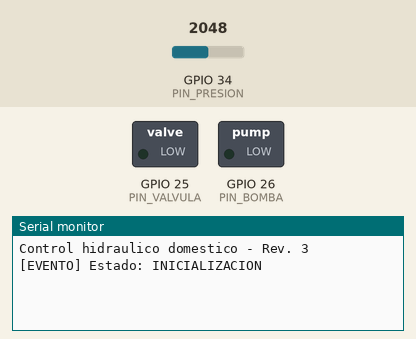
This sketch was run on a simulated ESP32. Parts: switched loads named in the sketch (green lamp = pin HIGH), the last lines printed to the serial monitor. The inputs (shaded band) are chosen by the test bench; at power-on: GPIO 34 (PIN_PRESION) = 2048 (analog values on the 0–4095 scale).

Above: at 2.7 s.
2.8 s: GPIO 34 (PIN_PRESION) set to 3529
At 3.8 s:
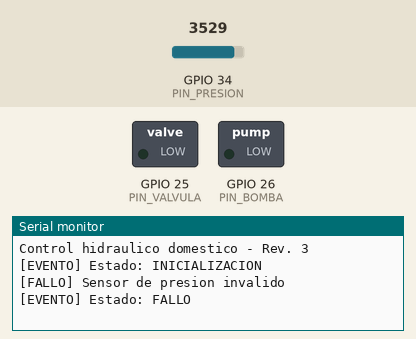
5.8 s: GPIO 34 (PIN_PRESION) set to 3408
At 10.4 s:
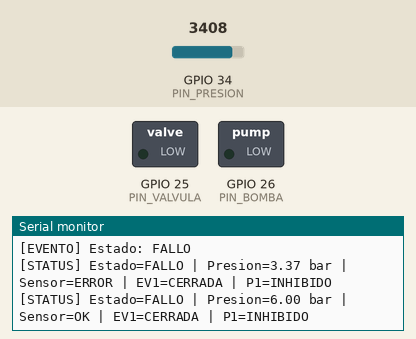

Measured:
- the behaviour switches between 3464 and 3463 on GPIO 34 (PIN_PRESION) (found by bisection; images 1 and 2)
- after the input at 2.8 s, the serial monitor: prints a new line at once (image 1)
- after the input at 5.8 s, the serial monitor: prints a new line after 4.2 s (image 2)

The sketch:

main.ino
```cpp
#include <Arduino.h>

// ========================================================
// CONFIGURACION DE HARDWARE
// ========================================================

constexpr uint8_t PIN_PRESION = 34;
constexpr uint8_t PIN_VALVULA = 25;
constexpr uint8_t PIN_BOMBA   = 26;
constexpr uint8_t PIN_NIVEL   = 27;
constexpr uint8_t PIN_CIERRE  = 32;

// Sensores adicionales
constexpr bool USAR_SENSOR_NIVEL  = false;
constexpr bool USAR_SENSOR_CIERRE = false;

// Polaridad de las etapas de potencia
constexpr uint8_t RELE_ACTIVO   = HIGH;
constexpr uint8_t RELE_INACTIVO = LOW;

// ========================================================
// CONFIGURACION HIDRAULICA
// ========================================================

// Umbrales provisionales, expresados en bar.
constexpr float PRESION_BAJA = 0.5;
constexpr float PRESION_ALTA = 1.0;

// Sensor analogico de ejemplo:
// Rango: 0-6 bar
// Alimentacion: 5 V
// Salida: 0.5-4.5 V

constexpr float SENSOR_BAR_MAX = 6.0;
constexpr float SENSOR_V_MIN   = 0.5;
constexpr float SENSOR_V_MAX   = 4.5;

// Divisor resistivo:
// R1 = 10 kOhm
// R2 = 15 kOhm
constexpr float DIVISOR = 0.6;

// ========================================================
// TEMPORIZADORES (milisegundos)
// ========================================================

constexpr uint32_t TIEMPO_PERDIDA     = 5000;
constexpr uint32_t TIEMPO_RECUPERACION = 10000;
constexpr uint32_t TIEMPO_CIERRE      = 3000;
constexpr uint32_t TIMEOUT_CIERRE     = 10000;
constexpr uint32_t TIEMPO_REPOSO      = 3000;
constexpr uint32_t INTERVALO_LECTURA  = 100;
constexpr uint32_t INTERVALO_LOG      = 5000;

// ========================================================
// MAQUINA DE ESTADOS
// ========================================================

enum class Estado {
    INICIALIZACION,
    RED_PUBLICA,
    AISLAMIENTO,
    TINACO,
    RESTAURACION,
    FALLO
};

Estado estado = Estado::INICIALIZACION;

uint32_t inicioEstado = 0;
uint32_t ultimaLectura = 0;
uint32_t ultimoLog = 0;

float presion = 0.0;
bool sensorValido = false;

bool presionAlta = false;
bool presionBaja = false;

uint32_t inicioPresionAlta = 0;
uint32_t inicioPresionBaja = 0;

bool valvulaAbierta = false;
bool bombaHabilitada = false;

// ========================================================
// FUNCIONES DE CONTROL
// ========================================================

void controlarValvula(bool abrir) {
    // Interbloqueo: nunca abrir con bomba habilitada.
    if (abrir && bombaHabilitada) {
        return;
    }

    digitalWrite(
        PIN_VALVULA,
        abrir ? RELE_ACTIVO : RELE_INACTIVO
    );

    valvulaAbierta = abrir;
}

bool nivelSuficiente() {
    if (!USAR_SENSOR_NIVEL) {
        return true;
    }

    // Contacto cerrado a GND = nivel suficiente.
    return digitalRead(PIN_NIVEL) == LOW;
}

bool cierreConfirmado() {
    if (!USAR_SENSOR_CIERRE) {
        return true;
    }

    // Contacto cerrado a GND = valvula cerrada.
    return digitalRead(PIN_CIERRE) == LOW;
}

void controlarBomba(bool habilitar) {
    if (habilitar) {
        if (valvulaAbierta ||
            !nivelSuficiente() ||
            !cierreConfirmado() ||
            !sensorValido) {
            habilitar = false;
        }
    }

    digitalWrite(
        PIN_BOMBA,
        habilitar ? RELE_ACTIVO : RELE_INACTIVO
    );

    bombaHabilitada = habilitar;
}

void estadoSeguro() {
    controlarBomba(false);
    controlarValvula(false);
}

// ========================================================
// SENSOR DE PRESION
// ========================================================

bool leerPresion(float &resultado) {
    uint32_t acumulado = 0;

    for (int i = 0; i < 16; i++) {
        acumulado += analogReadMilliVolts(PIN_PRESION);
    }

    float voltajeADC = acumulado / 16000.0f;
    float voltajeSensor = voltajeADC / DIVISOR;

    // Detectar valores fuera del rango electrico esperado.
    if (voltajeSensor < 0.35f ||
        voltajeSensor > 4.65f) {
        return false;
    }

    resultado =
        (voltajeSensor - SENSOR_V_MIN) *
        SENSOR_BAR_MAX /
        (SENSOR_V_MAX - SENSOR_V_MIN);

    resultado = constrain(
        resultado,
        0.0f,
        SENSOR_BAR_MAX
    );

    return true;
}

// ========================================================
// HISTÉRESIS Y CONFIRMACION TEMPORAL
// ========================================================

void actualizarPresion(uint32_t ahora) {
    sensorValido = leerPresion(presion);

    if (!sensorValido) {
        presionAlta = false;
        presionBaja = false;
        return;
    }

    if (presion >= PRESION_ALTA) {
        if (!presionAlta) {
            inicioPresionAlta = ahora;
        }
        presionAlta = true;
    } else {
        presionAlta = false;
    }

    if (presion <= PRESION_BAJA) {
        if (!presionBaja) {
            inicioPresionBaja = ahora;
        }
        presionBaja = true;
    } else {
        presionBaja = false;
    }
}

bool redDisponible(uint32_t ahora) {
    return sensorValido &&
           presionAlta &&
           ahora - inicioPresionAlta >=
               TIEMPO_RECUPERACION;
}

bool redInterrumpida(uint32_t ahora) {
    return sensorValido &&
           presionBaja &&
           ahora - inicioPresionBaja >=
               TIEMPO_PERDIDA;
}

// ========================================================
// REGISTRO DE EVENTOS
// ========================================================

const char* nombreEstado(Estado e) {
    switch (e) {
        case Estado::INICIALIZACION:
            return "INICIALIZACION";
        case Estado::RED_PUBLICA:
            return "RED_PUBLICA";
        case Estado::AISLAMIENTO:
            return "AISLAMIENTO";
        case Estado::TINACO:
            return "TINACO";
        case Estado::RESTAURACION:
            return "RESTAURACION";
        case Estado::FALLO:
            return "FALLO";
    }

    return "DESCONOCIDO";
}

void cambiarEstado(Estado nuevo) {
    estado = nuevo;
    inicioEstado = millis();

    Serial.printf(
        "[EVENTO] Estado: %s\n",
        nombreEstado(estado)
    );
}

void registrarFallo(const char* motivo) {
    estadoSeguro();

    Serial.printf("[FALLO] %s\n", motivo);

    cambiarEstado(Estado::FALLO);
}

void imprimirEstado() {
    Serial.printf(
        "[STATUS] Estado=%s | "
        "Presion=%.2f bar | "
        "Sensor=%s | "
        "EV1=%s | P1=%s\n",
        nombreEstado(estado),
        presion,
        sensorValido ? "OK" : "ERROR",
        valvulaAbierta ? "ABIERTA" : "CERRADA",
        bombaHabilitada ? "HABILITADO" : "INHIBIDO"
    );
}

// ========================================================
// INICIALIZACION
// ========================================================

void setup() {
    digitalWrite(PIN_VALVULA, RELE_INACTIVO);
    digitalWrite(PIN_BOMBA, RELE_INACTIVO);

    pinMode(PIN_VALVULA, OUTPUT);
    pinMode(PIN_BOMBA, OUTPUT);

    estadoSeguro();

    Serial.begin(115200);

    pinMode(PIN_PRESION, INPUT);
    pinMode(PIN_NIVEL, INPUT_PULLUP);
    pinMode(PIN_CIERRE, INPUT_PULLUP);

    analogReadResolution(12);
    analogSetPinAttenuation(
        PIN_PRESION,
        ADC_11db
    );

    Serial.println(
        "Control hidraulico domestico - Rev. 3"
    );

    cambiarEstado(Estado::INICIALIZACION);
}

// ========================================================
// BUCLE PRINCIPAL
// ========================================================

void loop() {
    uint32_t ahora = millis();

    // Actualizar sensor periodicamente.
    if (ahora - ultimaLectura >= INTERVALO_LECTURA) {
        ultimaLectura = ahora;
        actualizarPresion(ahora);

        if (!sensorValido &&
            estado != Estado::FALLO) {
            registrarFallo("Sensor de presion invalido");
        }
    }

    switch (estado) {

        // ------------------------------------------------
        case Estado::INICIALIZACION:

            estadoSeguro();

            if (redDisponible(ahora)) {
                cambiarEstado(Estado::RED_PUBLICA);
            }
            else if (redInterrumpida(ahora)) {
                cambiarEstado(Estado::AISLAMIENTO);
            }

            break;

        // ------------------------------------------------
        case Estado::RED_PUBLICA:

            controlarBomba(false);
            controlarValvula(true);

            if (redInterrumpida(ahora)) {
                controlarValvula(false);
                cambiarEstado(Estado::AISLAMIENTO);
            }

            break;

        // ------------------------------------------------
        case Estado::AISLAMIENTO:

            estadoSeguro();

            if (redDisponible(ahora)) {
                cambiarEstado(Estado::RESTAURACION);
                break;
            }

            if (ahora - inicioEstado >= TIEMPO_CIERRE) {

                if (!nivelSuficiente()) {
                    registrarFallo("Nivel insuficiente");
                    break;
                }

                if (cierreConfirmado() &&
                    redInterrumpida(ahora)) {
                    cambiarEstado(Estado::TINACO);
                }
                else if (!cierreConfirmado() &&
                         ahora - inicioEstado >=
                             TIMEOUT_CIERRE) {
                    registrarFallo("Valvula sin cerrar");
                }
            }

            break;

        // ------------------------------------------------
        case Estado::TINACO:

            controlarValvula(false);

            // No esperar la recuperacion de presion
            // si existe un problema de seguridad.
            if (!cierreConfirmado()) {
                registrarFallo("Perdida de cierre EV1");
                break;
            }

            if (!nivelSuficiente()) {
                registrarFallo("Tinaco sin agua");
                break;
            }

            if (redDisponible(ahora)) {
                controlarBomba(false);
                cambiarEstado(Estado::RESTAURACION);
                break;
            }

            controlarBomba(true);

            break;

        // ------------------------------------------------
        case Estado::RESTAURACION:

            estadoSeguro();

            if (ahora - inicioEstado >= TIEMPO_REPOSO) {

                if (redDisponible(ahora)) {
                    cambiarEstado(Estado::RED_PUBLICA);
                }
                else if (redInterrumpida(ahora)) {
                    cambiarEstado(Estado::AISLAMIENTO);
                }
            }

            break;

        // ------------------------------------------------
        case Estado::FALLO:

            estadoSeguro();

            // El fallo queda enclavado hasta reiniciar
            // el controlador tras corregir su causa.

            break;
    }

    // Telemetria serial.
    if (ahora - ultimoLog >= INTERVALO_LOG) {
        ultimoLog = ahora;
        imprimirEstado();
    }
}
```
